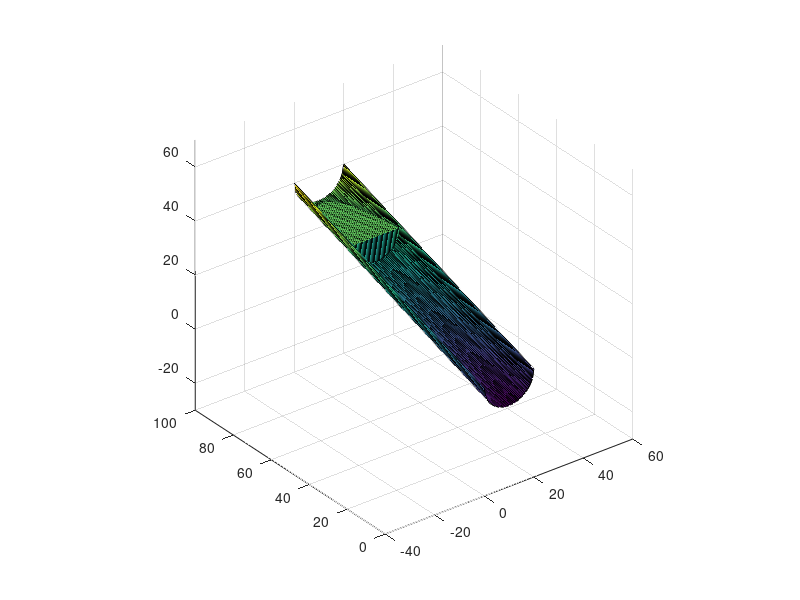
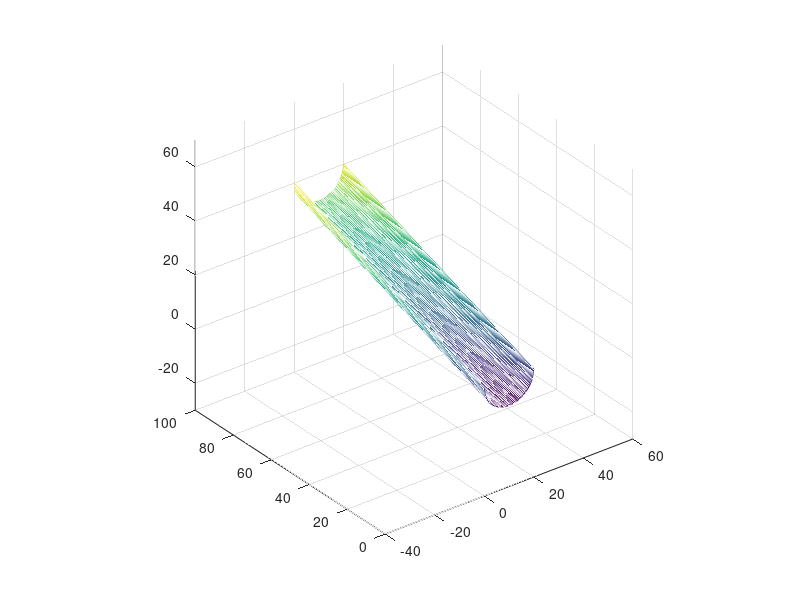
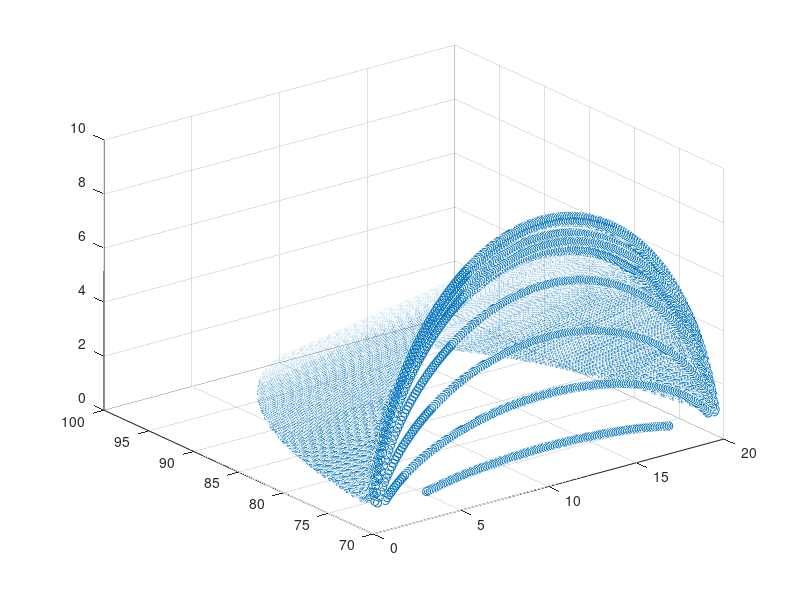

MATLAB code to generate these figures, in order:

clear all;
close all;
clc;

ndivrows = 200;
ndivcols = 40;

hx = .5;
hy = .5;

y = linspace (0, hy*ndivrows, ndivrows+1);
x = linspace (0, hx*ndivcols, ndivcols+1);

[X, Y] = meshgrid (x, y);

Z = 10 - sqrt (10.^2 - (X - 10).^2) +  .3 * Y;


h = 0*Z;
Ymin = 70; Ymax = 100; Xmin = 0; Xmax = 20;
select = (Y>Ymin & Y<Ymax & X >Xmin & X < Xmax);

h(select)= 30 - Z(select);
h(h < 0) = 0;

surf (X, Y, Z)
hold all
surf (X, Y, Z+h)
axis equal


DX = .1; DY = .1;
[xp, yp] = meshgrid (Xmin:DX:Xmax, Ymin:DY:Ymax);

hp = interp2 (X, Y, h, xp, yp, 'spline');
hp = hp(:);
xp = xp(:);
yp = yp(:);

hzero = find (hp <= 1);
hp(hzero) = [];
xp(hzero) = [];
yp(hzero) = [];

immagine_out = uint16(Z);
imwrite (immagine_out, "sfondo.tif")

%%%%%%%%%%%%%%%%%%%%%%%%%%%%%%%%%%%%%%%%%%%%%%%%%%%%%%%%%%%%%%%%%%%%%%%%%%%%%



Zz        = double (Z);
[gx, gy]  = gradient (Zz);

Z    = Zz(:);
dZdx = gx(:);
dZdy = gy(:);


figure()
mesh(X,Y,Zz)
axis equal

figure()
scatter3(xp(:),yp(:),hp(:))


%% Constants
g     = 9.81;
xi    = 200;
vis   = 50;
ty    = 2000;
T     = 10;

%% Material point quantities initialization
nmp   = numel(xp);
rhosy = 1100.0;
Msys  = sum (hp*DX*DY*rhosy);
Mp    = Msys/nmp * ones(nmp, 1);
Vp    = Mp./rhosy;
Ap    = Vp./hp;
vp    = zeros (nmp,2);
BINGHAM = 0.0;
FRICTION = 0.0;
CFL = 0.1;

momp  = zeros (nmp,2);

Fb(:,1) = zeros (nmp,1);
Fb(:,2) = zeros (nmp,1);

%%
DATA = struct (
	   "x", xp, ...
	   "y", yp, ...
	   "Mp", Mp, ...
	   "Ap", Ap, ...
	   "vpx", vp(:,1), ...
	   "vpy", vp(:,2), ...
	   "Nex", ndivcols, ...
	   "Ney", ndivrows, ...
	   "hx", hx, ...
	   "hy", hy, ...
	   "hp", hp, ...
	   "mom_px", momp(:,1), ...
	   "mom_py", momp(:,2), ...
	   "g", g, ...
	   "T", T, ...
	   "xi", xi, ...
	   "vis", vis, ...
	   "ty", ty, ...
	   "rho", rhosy, ...
	   "Vp", Vp, ...
	   "Z", Z, ...
	   "dZdx", dZdx,
	   "dZdy", dZdy,
     "BINGHAM_ON", BINGHAM,
     "FRICTION_ON", FRICTION,
     "CFL", CFL
	 );
json = jsonencode(DATA);

FID = fopen("DATA.json","w");
fprintf(FID,json);
fclose(FID);









